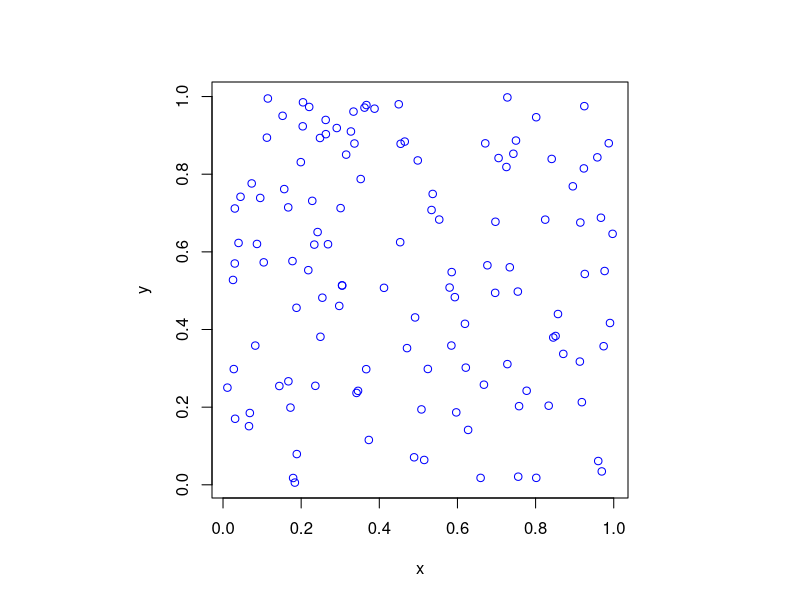

Here is the R script that generated this plot:
# Simulate a Poisson point process on a rectangle.
# Author: H. Paul Keeler, 2018.
# Website: hpaulkeeler.com
# Repository: github.com/hpaulkeeler/posts

#Simulation window parameters
xMin=0;xMax=1;
yMin=0;yMax=1;
xDelta=xMax-xMin;yDelta=yMax-yMin; #rectangle dimensions
areaTotal=xDelta*yDelta;

#Point process parameters
lambda=100; #intensity (ie mean density) of the Poisson process

#Simulate a Poisson point process
numbPoints=rpois(1,areaTotal*lambda);#Poisson number of points
xx=xDelta*runif(numbPoints)+xMin;#x coordinates of Poisson points
yy=xDelta*runif(numbPoints)+yMin;#y coordinates of Poisson points

#Plotting
par(pty="s")
plot(xx,yy,'p',xlab='x',ylab='y',col='blue');
